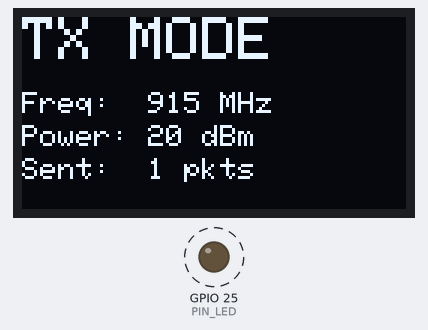
This sketch was run on a simulated ESP32. Shown: 128×64 one-colour display, output pins drawn as LEDs (lit = HIGH). Dashed ring = blinking. No radio packets arrive unless stated; what the sketch prints to the serial monitor is not drawn.

Above: at 0.51 s.
At 10.25 s:
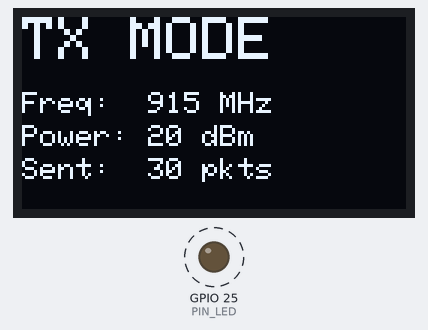
At 19.98 s:
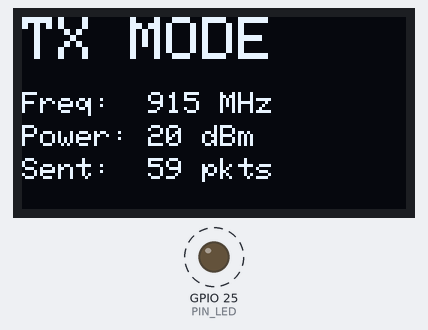
At 39.79 s:
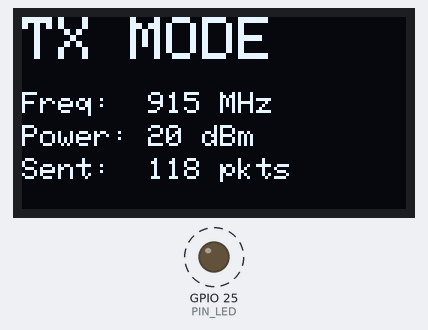
Timing chart, 0 to 40.0 s (numbered marks = the images above):
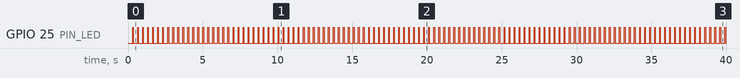

Measured:
- by itself, GPIO 25 (PIN_LED): alternates HIGH for 0.05 s and LOW for 0.29 s

The sketch:

laptop1_tx.ino
```cpp
// ============================================================
// LAPTOP 1 — LilyGo T3 V1.6.1 — TRANSMITTER
// Board:   Tools > Board > esp32 > "TTGO LoRa32-OLED"
// Library: "LoRa" by Sandeep Mistry
//          "Adafruit SSD1306" by Adafruit
// ============================================================

#include <SPI.h>
#include <LoRa.h>
#include <Wire.h>
#include <Adafruit_GFX.h>
#include <Adafruit_SSD1306.h>

// ---- LoRa pins (T3 V1.6.1) ----
#define LORA_SCK  5
#define LORA_MISO 19
#define LORA_MOSI 27
#define LORA_CS   18
#define LORA_RST  23
#define LORA_IRQ  26

// ---- OLED ----
#define OLED_SDA  21
#define OLED_SCL  22

// ---- Radio settings ----
#define RF_FREQ   915E6   // 915 MHz (US)
#define TX_POWER  20      // dBm
#define SF        7       // Spreading factor (7 = fastest)
#define BW        125E3   // Bandwidth
#define CR        5       // Coding rate 4/5

#define PIN_LED   25
#define TX_DELAY  200     // ms between packets (~5 per second)

Adafruit_SSD1306 display(128, 64, &Wire, -1);
uint32_t packetNum = 0;

void setup() {
  pinMode(PIN_LED, OUTPUT);
  Serial.begin(115200);
  delay(200);

  // OLED
  Wire.begin(OLED_SDA, OLED_SCL);
  if (!display.begin(SSD1306_SWITCHCAPVCC, 0x3C)) {
    Serial.println("OLED failed");
  }
  display.clearDisplay();
  display.setTextColor(SSD1306_WHITE);

  // LoRa
  SPI.begin(LORA_SCK, LORA_MISO, LORA_MOSI, LORA_CS);
  LoRa.setPins(LORA_CS, LORA_RST, LORA_IRQ);

  if (!LoRa.begin(RF_FREQ)) {
    Serial.println("LoRa init FAILED");
    display.setTextSize(2);
    display.setCursor(0, 0); display.println("LoRa");
    display.setCursor(0, 20); display.println("FAILED");
    display.display();
    while (1) { digitalWrite(PIN_LED, !digitalRead(PIN_LED)); delay(100); }
  }

  LoRa.setTxPower(TX_POWER);
  LoRa.setSpreadingFactor(SF);
  LoRa.setSignalBandwidth(BW);
  LoRa.setCodingRate4(CR);

  Serial.println("TX ready — 915 MHz SF7");
}

void loop() {
  char msg[32];
  snprintf(msg, sizeof(msg), "PKT:%lu", packetNum++);

  LoRa.beginPacket();
  LoRa.print(msg);
  LoRa.endPacket();

  Serial.printf("TX: %s\n", msg);
  digitalWrite(PIN_LED, HIGH); delay(50); digitalWrite(PIN_LED, LOW);

  // OLED
  display.clearDisplay();
  display.setTextSize(2);
  display.setCursor(0, 0);  display.println("TX MODE");
  display.setTextSize(1);
  display.setCursor(0, 25); display.printf("Freq:  915 MHz");
  display.setCursor(0, 36); display.printf("Power: %d dBm", TX_POWER);
  display.setCursor(0, 47); display.printf("Sent:  %lu pkts", packetNum);
  display.display();

  delay(TX_DELAY);
}
```
